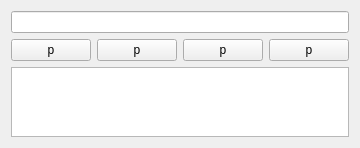
<?xml version="1.0" encoding="UTF-8"?>
<ui version="4.0">
 <class>Widget</class>
 <widget class="QWidget" name="Widget">
  <property name="geometry">
   <rect>
    <x>0</x>
    <y>0</y>
    <width>264</width>
    <height>129</height>
   </rect>
  </property>
  <property name="windowTitle">
   <string>Widget</string>
  </property>
  <layout class="QVBoxLayout" name="verticalLayout">
   <item>
    <widget class="QLineEdit" name="lineEdit">
     <property name="sizePolicy">
      <sizepolicy hsizetype="MinimumExpanding" vsizetype="Fixed">
       <horstretch>0</horstretch>
       <verstretch>0</verstretch>
      </sizepolicy>
     </property>
    </widget>
   </item>
   <item>
    <layout class="QHBoxLayout" name="horizontalLayout">
     <item>
      <widget class="QPushButton" name="pushButton">
       <property name="text">
        <string>p</string>
       </property>
      </widget>
     </item>
     <item>
      <widget class="QPushButton" name="pushButton_2">
       <property name="text">
        <string>p</string>
       </property>
      </widget>
     </item>
     <item>
      <widget class="QPushButton" name="pushButton_4">
       <property name="text">
        <string>p</string>
       </property>
      </widget>
     </item>
     <item>
      <widget class="QPushButton" name="pushButton_3">
       <property name="text">
        <string>p</string>
       </property>
      </widget>
     </item>
     <item>
      <spacer name="horizontalSpacer">
       <property name="orientation">
        <enum>Qt::Horizontal</enum>
       </property>
       <property name="sizeHint" stdset="0">
        <size>
         <width>20</width>
         <height>20</height>
        </size>
       </property>
      </spacer>
     </item>
    </layout>
   </item>
   <item>
    <widget class="MarbleTextEdit" name="textEdit">
     <property name="sizePolicy">
      <sizepolicy hsizetype="MinimumExpanding" vsizetype="Expanding">
       <horstretch>0</horstretch>
       <verstretch>0</verstretch>
      </sizepolicy>
     </property>
     <property name="verticalScrollBarPolicy">
      <enum>Qt::ScrollBarAsNeeded</enum>
     </property>
    </widget>
   </item>
  </layout>
 </widget>
 <layoutdefault spacing="6" margin="11"/>
 <customwidgets>
  <customwidget>
   <class>MarbleTextEdit</class>
   <extends>QTextEdit</extends>
   <header location="global">MarbleTextEdit.h</header>
  </customwidget>
 </customwidgets>
 <resources/>
 <connections/>
</ui>
